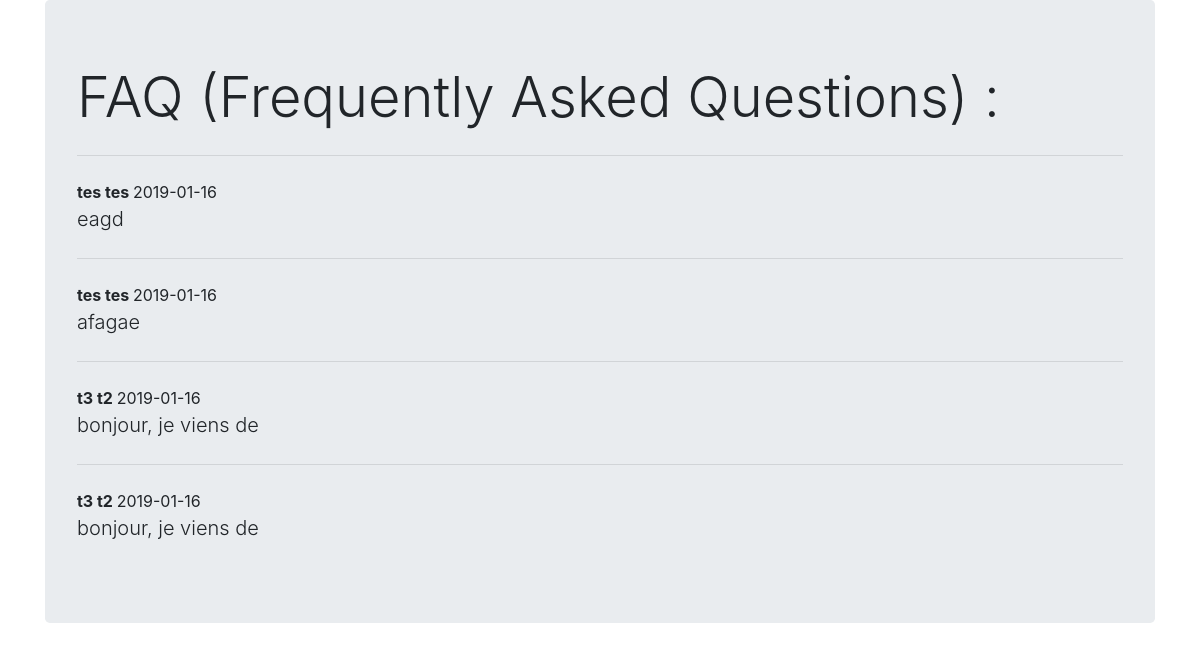
The app's page /v1.1/FAQ.php with its own data.
### tables this page shows
CREATE TABLE `message` (
  `idMessage` int(11) NOT NULL,
  `idUser` int(11) NOT NULL,
  `content` varchar(500) NOT NULL,
  `date` timestamp NOT NULL DEFAULT CURRENT_TIMESTAMP,
  `published` int(1) NOT NULL DEFAULT '-1'
);

CREATE TABLE `user` (
  `idUser` int(11) NOT NULL,
  `name` varchar(255) NOT NULL,
  `firstname` varchar(255) NOT NULL,
  `email` varchar(255) NOT NULL,
  `password` char(40) NOT NULL,
  `date` timestamp NOT NULL DEFAULT CURRENT_TIMESTAMP
);

### v1.1/FAQ.php (the view, shortened to what this page needs)
<?php
try
{
	$bdd = new PDO('mysql:host=db768248684.hosting-data.io;dbname=db768248684;charset=utf8', 'dbo768248684', 'Simstudio_18');
}
catch (Exception $e)
{
	die('Connexion échouée : ' . $e->getMessage());
}
$messages = $bdd->query('SELECT name,firstname,content, message.date FROM message,user WHERE message.idUser=user.idUser AND published =1 ORDER BY date DESC');
?>
<!DOCTYPE html>
<html>
<head>
  <link rel="stylesheet" href="https://stackpath.bootstrapcdn.com/bootstrap/4.2.1/css/bootstrap.min.css">
</head>
<body>
<div class="container">
<div class="jumbotron">
  <h2 class="display-4">FAQ (Frequently Asked Questions) :</h2>
  <?php while($message = $messages->fetch()) { ?>
    <hr class="my-4">
  <strong class="mr-auto"> <?= $message['firstname'].' '.$message['name']; ?> </strong>
  <span align="right">  <?php $date = new DateTime($message['date']); echo $date -> format('Y-m-d'); ?> </span>
  <p class="lead"> <?= $message['content']; ?></p>
  <?php } ?>
</div>
</div>
</body>
</html>

### records on screen
message: idUser.firstname "tes", idUser.name "tes", date "2019-01-16", content "eagd"
message: idUser.firstname "tes", idUser.name "tes", date "2019-01-16", content "afagae"
message: idUser.firstname "t3", idUser.name "t2", date "2019-01-16", content "bonjour, je viens de"
message: idUser.firstname "t3", idUser.name "t2", date "2019-01-16", content "bonjour, je viens de"
